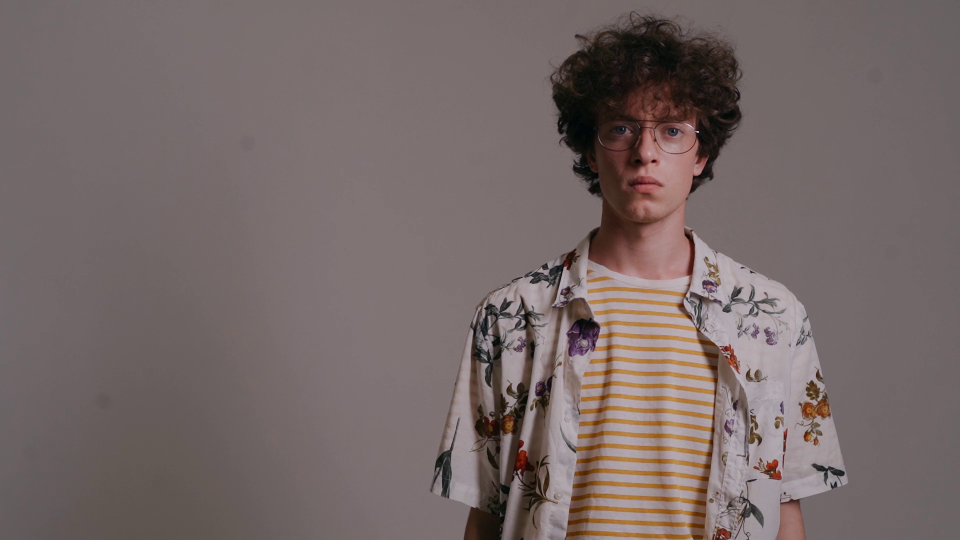
#> input picture PoseDetection/firstFrame.jpeg, 1920 x 1080 px (shown at 1/2 size)
$ python preprocessing_img.py
#> lines starting #> are read from the running program, lines starting #| are printed output that depends on the picture
from PIL import Image
import numpy as np

image_data = []  # Replace with actual image loading logic
# for img_path in image_paths:
img = Image.open("firstFrame.jpeg").resize((128, 128))
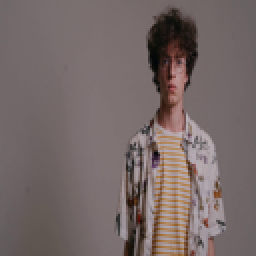
#> img: PIL image 128x128 RGB (shown 2 times larger); mean R, G, B 117.7, 104.7, 103.4
image_data.append(np.array(img))
np.save("image_data.npy", np.array(image_data))
